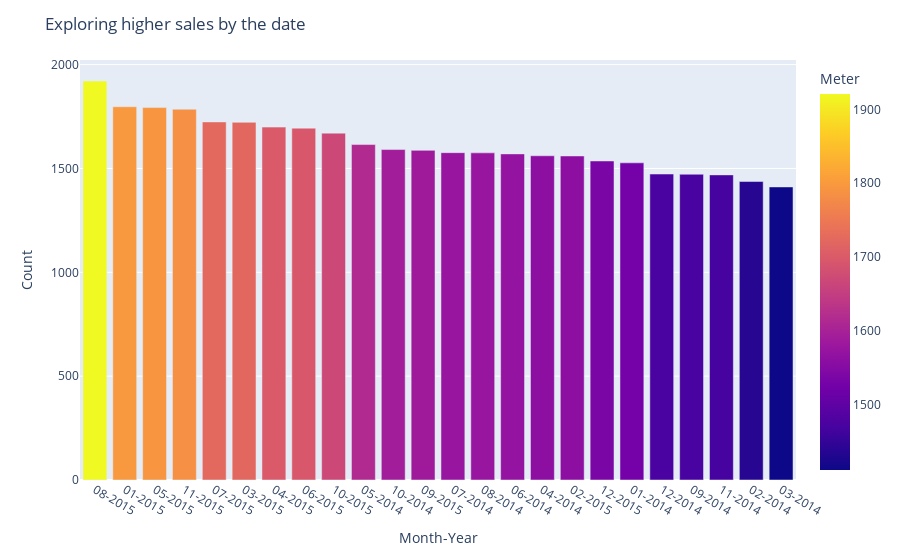

The notebook cell this image was saved under:
### Markdown cell above
Now let’s explore the higher sales:

### Code cell
data["Year"] = data['Date'].str.split("-").str[-1]
data["Month-Year"] = data['Date'].str.split("-").str[1] + "-" + data['Date'].str.split("-").str[-1]
fig1 = px.bar(data["Month-Year"].value_counts(ascending=False),
              orientation="v",
              color = data["Month-Year"].value_counts(ascending=False),
              labels={'value':'Count','index':'Date','color':'Meter'})

fig1.update_layout(title_text="Exploring higher sales by the date")

fig1.show()

### Figure 1 — Plotly figure (JSON) as saved in the notebook; plotly's stock layout.template omitted (floating-point values rounded to 4 significant figures)
{"data": [{"alignmentgroup": "True", "hovertemplate": "Month-Year=%{x}<br>Count=%{y}<br>Meter=%{marker.color}<extra></extra>", "legendgroup": "", "marker": {"color": [1921, 1797, 1793, 1785, 1724, 1722, 1699, 1694, 1670, 1615, 1591, 1587, 1576, 1575, 1570, 1561, 1560, 1536, 1527, 1473, 1472, 1469, 1437, 1411], "coloraxis": "coloraxis", "pattern": {"shape": ""}}, "name": "", "offsetgroup": "", "orientation": "v", "showlegend": false, "textposition": "auto", "type": "bar", "x": ["08-2015", "01-2015", "05-2015", "11-2015", "07-2015", "03-2015", "04-2015", "06-2015", "10-2015", "05-2014", "10-2014", "09-2015", "07-2014", "08-2014", "06-2014", "04-2014", "02-2015", "12-2015", "01-2014", "12-2014", "09-2014", "11-2014", "02-2014", "03-2014"], "xaxis": "x", "y": [1921, 1797, 1793, 1785, 1724, 1722, 1699, 1694, 1670, 1615, 1591, 1587, 1576, 1575, 1570, 1561, 1560, 1536, 1527, 1473, 1472, 1469, 1437, 1411], "yaxis": "y"}], "layout": {"barmode": "relative", "coloraxis": {"colorbar": {"title": {"text": "Meter"}}, "colorscale": [[0, "#0d0887"], [0.1111, "#46039f"], [0.2222, "#7201a8"], [0.3333, "#9c179e"], [0.4444, "#bd3786"], [0.5556, "#d8576b"], [0.6667, "#ed7953"], [0.7778, "#fb9f3a"], [0.8889, "#fdca26"], [1, "#f0f921"]]}, "legend": {"tracegroupgap": 0}, "margin": {"t": 60}, "title": {"text": "Exploring higher sales by the date"}, "xaxis": {"anchor": "y", "domain": [0, 1], "title": {"text": "Month-Year"}}, "yaxis": {"anchor": "x", "domain": [0, 1], "title": {"text": "Count"}}}}
